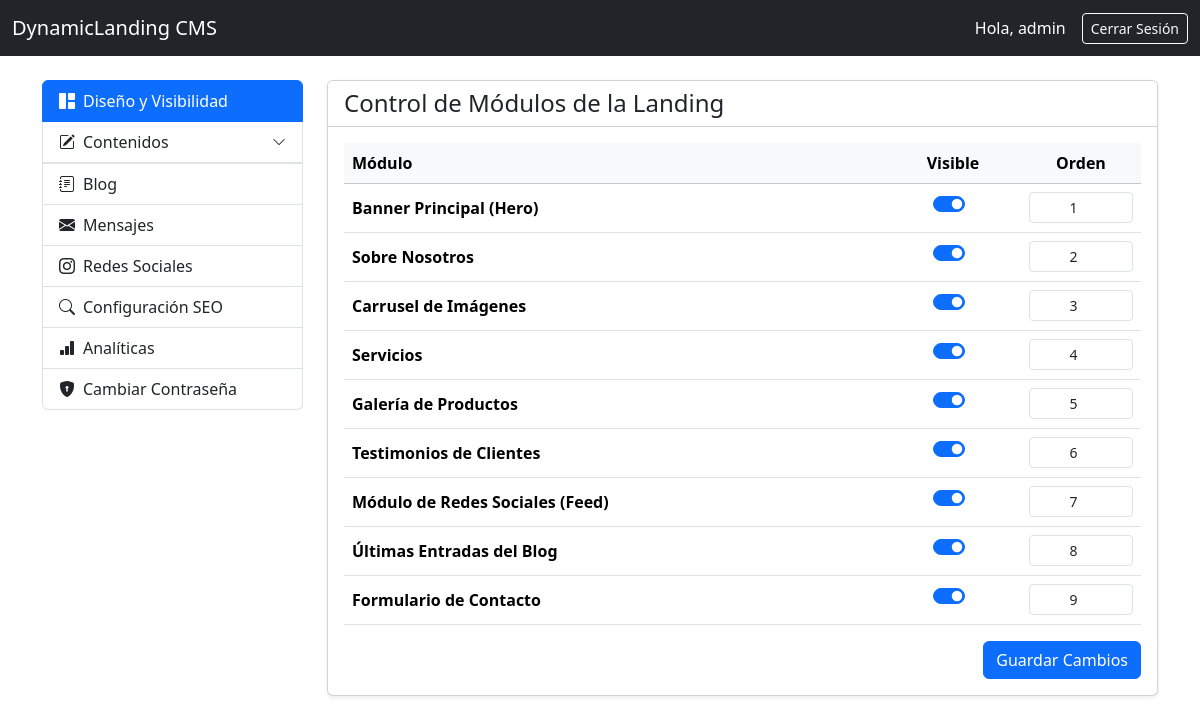
Screenshot of /admin/ (signed in) with the database file from the repository.
### tables this page shows
CREATE TABLE admin (
            id INTEGER PRIMARY KEY AUTOINCREMENT,
            username TEXT UNIQUE NOT NULL,
            password_hash TEXT NOT NULL
        );

CREATE TABLE modulos (
            id TEXT PRIMARY KEY,
            nombre_legible TEXT NOT NULL,
            activo INTEGER NOT NULL DEFAULT 1,
            orden INTEGER NOT NULL
        );

### routes/dashboard.py (the view, shortened to what this page needs)
@dashboard_bp.route('/', methods=['GET', 'POST'])
@login_required
def dashboard():
    conn = get_db_connection()
    modulos = conn.execute('SELECT * FROM modulos ORDER BY orden ASC').fetchall()
    conn.close()
    return render_template('admin/dashboard.html', modulos=modulos)

### app.py (called while the page is built)
def create_app():
    app = Flask(__name__)
    app.config['SECRET_KEY'] = _resolver_secret_key()
    for key, path in UPLOAD_FOLDERS.items():
        app.config[key] = path
        os.makedirs(path, exist_ok=True)
    login_manager.init_app(app)
    register_blueprints(app)
    @app.context_processor
    def inyectar_mensajes_no_leidos():
        if current_user.is_authenticated:
            conn = get_db_connection()
            total = conn.execute(
                'SELECT COUNT(*) as total FROM mensajes_contacto WHERE leido = 0'
            ).fetchone()['total']
            conn.close()
            return {'no_leidos_sidebar': total}
        return {'no_leidos_sidebar': 0}
    return app

### extensions.py (called while the page is built)
def get_db_connection():
    conn = sqlite3.connect(DB_PATH)
    conn.row_factory = sqlite3.Row
    return conn

@login_manager.user_loader
def load_user(user_id):
    conn = get_db_connection()
    user_row = conn.execute('SELECT * FROM admin WHERE id = ?', (user_id,)).fetchone()
    conn.close()
    if user_row:
        return User(user_row['id'], user_row['username'])
    return None

### templates/admin/dashboard.html (shortened to what this page needs)
<!DOCTYPE html>
<html lang="es">
<head>
    <link href="https://cdn.jsdelivr.net/npm/bootstrap@5.3.2/dist/css/bootstrap.min.css" rel="stylesheet">
    <link rel="stylesheet" href="https://cdn.jsdelivr.net/npm/bootstrap-icons@1.11.1/font/bootstrap-icons.css">
</head>
<body>
    <nav class="navbar navbar-dark bg-dark">
        <div class="container-fluid">
            <a class="navbar-brand" href="#">DynamicLanding CMS</a>
            <div class="d-flex text-white align-items-center">
                <span class="me-3">Hola, {{ current_user.username }}</span>
                <a href="{{ url_for('auth.logout') }}" class="btn btn-outline-light btn-sm">Cerrar Sesión</a>
            </div>
        </div>
    </nav>
    <div class="container mt-4">
        <div class="row">
            <div class="col-md-3">
                {% include 'admin/sidebar.html' %}
            </div>
            <div class="col-md-9">
                <div class="card shadow-sm">
                    <div class="card-header bg-white">
                        <h4 class="mb-0">Control de Módulos de la Landing</h4>
                    </div>
                    <div class="card-body">
                        <form method="POST">
                            <table class="table table-hover align-middle">
                                <thead class="table-light">
                                    <tr>
                                        <th>Módulo</th>
                                        <th class="text-center">Visible</th>
                                        <th class="text-center" style="width: 120px;">Orden</th>
                                    </tr>
                                </thead>
                                <tbody>
                                    {% for mod in modulos %}
                                    <tr>
                                        <td><strong>{{ mod.nombre_legible }}</strong></td>
                                        <td class="text-center">
                                            <div class="form-check form-switch d-inline-block">
                                                <input class="form-check-input" type="checkbox" name="activo_{{ mod.id }}" {% if mod.activo == 1 %}checked{% endif %}>
                                            </div>
                                        </td>
                                        <td class="text-center">
                                            <input type="number" name="orden_{{ mod.id }}" class="form-control form-control-sm text-center" value="{{ mod.orden }}" min="1">
                                        </td>
                                    </tr>
                                    {% endfor %}
                                </tbody>
                            </table>
                            <div class="text-end mt-3">
                                <button type="submit" class="btn btn-primary">Guardar Cambios</button>
                            </div>
                        </form>
                    </div>
                </div>
            </div>
        </div>
    </div>
</body>
</html>

### templates/admin/sidebar.html (shortened to what this page needs)
<div class="list-group">
    <a href="{{ url_for('dashboard.dashboard') }}"
       class="list-group-item list-group-item-action {% if request.endpoint == 'dashboard.dashboard' %}active{% endif %}">
        <i class="bi bi-grid-1x2-fill me-2"></i>Diseño y Visibilidad
    </a>
    <a href="#contenidos" data-bs-toggle="collapse"
       class="list-group-item list-group-item-action d-flex justify-content-between align-items-center">
        <span><i class="bi bi-pencil-square me-2"></i>Contenidos</span>
        <i class="bi bi-chevron-down small"></i>
    </a>
    <a href="{{ url_for('content.editar_blog') }}"
       class="list-group-item list-group-item-action {% if request.endpoint in ['content.editar_blog', 'public.ver_articulo'] %}active{% endif %}">
        <i class="bi bi-journal-text me-2"></i>Blog
    </a>
    <a href="{{ url_for('messages.listar_mensajes') }}"
       class="list-group-item list-group-item-action d-flex justify-content-between align-items-center {% if request.endpoint and request.endpoint.startswith('messages.') %}active{% endif %}">
        <span><i class="bi bi-envelope-fill me-2"></i>Mensajes</span>
    </a>
    <a href="{{ url_for('social.editar_redes') }}"
       class="list-group-item list-group-item-action {% if request.endpoint == 'social.editar_redes' %}active{% endif %}">
        <i class="bi bi-instagram me-2"></i>Redes Sociales
    </a>
    <a href="{{ url_for('seo.editar_seo') }}"
       class="list-group-item list-group-item-action {% if request.endpoint == 'seo.editar_seo' %}active{% endif %}">
        <i class="bi bi-search me-2"></i>Configuración SEO
    </a>
    <a href="{{ url_for('analytics.analiticas') }}"
       class="list-group-item list-group-item-action {% if request.endpoint == 'analytics.analiticas' %}active{% endif %}">
        <i class="bi bi-bar-chart-fill me-2"></i>Analíticas
    </a>
    <a href="{{ url_for('auth.cambiar_password') }}"
       class="list-group-item list-group-item-action {% if request.endpoint == 'auth.cambiar_password' %}active{% endif %}">
        <i class="bi bi-shield-lock-fill me-2"></i>Cambiar Contraseña
    </a>
</div>

### rows the page displays
admin: username "admin"
modulos: nombre_legible "Banner Principal (Hero)", activo "☑", orden "1"
modulos: nombre_legible "Sobre Nosotros", activo "☑", orden "2"
modulos: nombre_legible "Carrusel de Imágenes", activo "☑", orden "3"
modulos: nombre_legible "Servicios", activo "☑", orden "4"
modulos: nombre_legible "Galería de Productos", activo "☑", orden "5"
modulos: nombre_legible "Testimonios de Clientes", activo "☑", orden "6"
modulos: nombre_legible "Módulo de Redes Sociales (Feed)", activo "☑", orden "7"
modulos: nombre_legible "Últimas Entradas del Blog", activo "☑", orden "8"
modulos: nombre_legible "Formulario de Contacto", activo "☑", orden "9"
